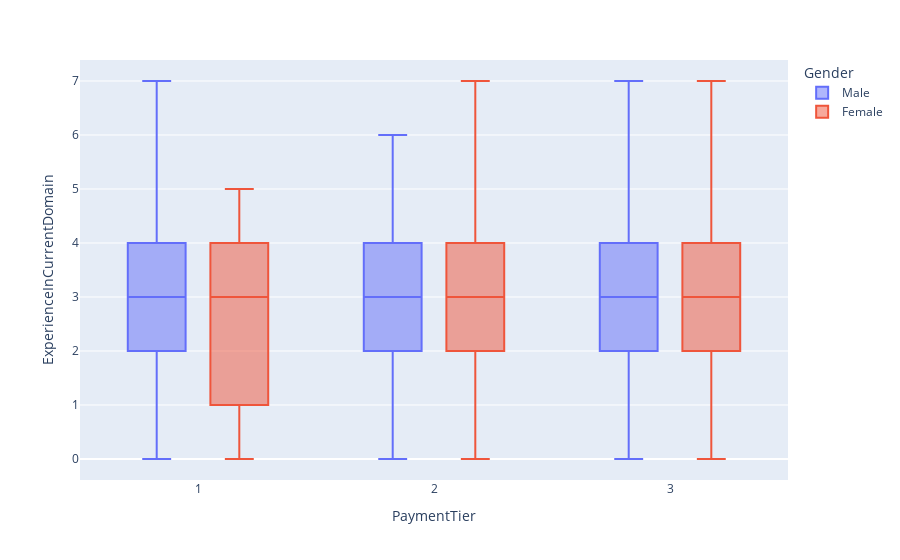

Notebook cell for this chart:
### Markdown cell above
Age, PaymentTier and Joining Year are effect on leave or not decision for employee ("It's a small effect but it still effect")

### Code cell
fig = px.box(data, x="PaymentTier", y="ExperienceInCurrentDomain", color="Gender")
fig.update_traces(quartilemethod="exclusive")
fig.show()

### Figure 1 — Plotly figure (JSON) as saved in the notebook; plotly's stock layout.template omitted (floating-point values rounded to 4 significant figures; data arrays with more than 128 entries replaced by an {"elided": "..."} marker saying what was removed)
{"data": [{"alignmentgroup": "True", "hovertemplate": "Gender=Male<br>PaymentTier=%{x}<br>ExperienceInCurrentDomain=%{y}<extra></extra>", "legendgroup": "Male", "marker": {"color": "#636efa"}, "name": "Male", "notched": false, "offsetgroup": "Male", "orientation": "v", "quartilemethod": "exclusive", "showlegend": true, "type": "box", "x": {"elided": "2778 int values"}, "x0": " ", "xaxis": "x", "y": {"elided": "2778 int values"}, "y0": " ", "yaxis": "y"}, {"alignmentgroup": "True", "hovertemplate": "Gender=Female<br>PaymentTier=%{x}<br>ExperienceInCurrentDomain=%{y}<extra></extra>", "legendgroup": "Female", "marker": {"color": "#EF553B"}, "name": "Female", "notched": false, "offsetgroup": "Female", "orientation": "v", "quartilemethod": "exclusive", "showlegend": true, "type": "box", "x": {"elided": "1875 int values"}, "x0": " ", "xaxis": "x", "y": {"elided": "1875 int values"}, "y0": " ", "yaxis": "y"}], "layout": {"boxmode": "group", "legend": {"title": {"text": "Gender"}, "tracegroupgap": 0}, "margin": {"t": 60}, "xaxis": {"anchor": "y", "domain": [0, 1], "title": {"text": "PaymentTier"}}, "yaxis": {"anchor": "x", "domain": [0, 1], "title": {"text": "ExperienceInCurrentDomain"}}}}
